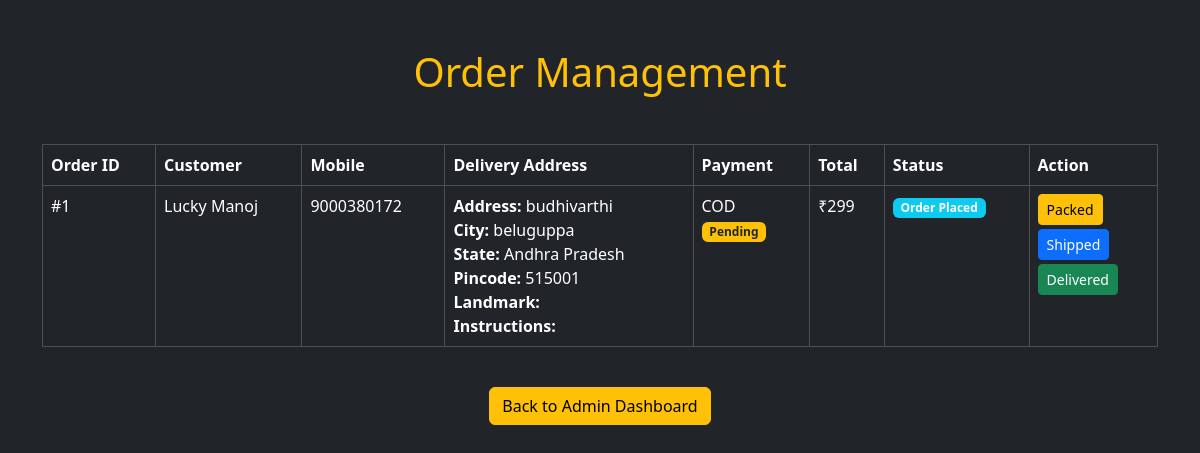
Screenshot of /orders (signed in) with the database file from the repository.
### app.py (models this page shows)
class Order(db.Model):
    __tablename__ = "order"
    id = db.Column(
        db.Integer,
        primary_key=True
    )
    user_id = db.Column(
        db.Integer,
        nullable=False
    )
    fullname = db.Column(
        db.String(150),
        nullable=False
    )
    mobile = db.Column(
        db.String(20),
        nullable=False
    )
    address = db.Column(
        db.Text,
        nullable=False
    )
    city = db.Column(
        db.String(100),
        nullable=False
    )
    state = db.Column(
        db.String(100),
        nullable=False
    )
    pincode = db.Column(
        db.String(20),
        nullable=False
    )
    landmark = db.Column(
        db.String(200)
    )
    instructions = db.Column(
        db.Text
    )
    total = db.Column(
        db.Integer,
        nullable=False
    )
    status = db.Column(
        db.String(50),
        default="Order Placed"
    )
    payment_method = db.Column(
        db.String(50),
        nullable=False
    )
    payment_status = db.Column(
        db.String(50),
        default="Pending"
    )
    payment_id = db.Column(
        db.String(200)
    )
    created_at = db.Column(
        db.DateTime,
        default=datetime.utcnow
    )

### app.py (the view)
@app.route('/orders')
@login_required
def orders():
    if not current_user.is_admin:
        return redirect(url_for('home'))
    orders = Order.query.order_by(Order.created_at.desc()).all()
    return render_template(
        'orders.html',
        orders=orders
    )

### app.py (called while the page is built)
@login_manager.user_loader
def load_user(user_id):
    return User.query.get(int(user_id))

### templates/orders.html (shortened to what this page needs)
<!DOCTYPE html>
<html lang="en">
<head>
    <link href="https://cdn.jsdelivr.net/npm/bootstrap@5.3.3/dist/css/bootstrap.min.css"
          rel="stylesheet">
</head>
<body class="bg-dark text-white">
<div class="container py-5">
    <h1 class="text-warning text-center mb-5">
        Order Management
    </h1>
    {% if orders %}
        <div class="table-responsive">
            <table class="table table-dark table-bordered table-hover">
                <thead>
                    <tr>
                        <th>Order ID</th>
                        <th>Customer</th>
                        <th>Mobile</th>
                        <th>Delivery Address</th>
                        <th>Payment</th>
                        <th>Total</th>
                        <th>Status</th>
                        <th>Action</th>
                    </tr>
                </thead>
                <tbody>
                            {% for order in orders %}
                        <tr>
                            <td>#{{ order.id }}</td>
                        <td>
                            {{ order.fullname }}
                        </td>
                        <td>
                            {{ order.mobile }}
                        </td>
                        <td>
                                <strong>Address:</strong>
                            {{ order.address }}
                        <br>
                                <strong>City:</strong>
                            {{ order.city }}
                        <br>
                                <strong>State:</strong>
                            {{ order.state }}
                        <br>
                                <strong>Pincode:</strong>
                            {{ order.pincode }}
                        <br>
                                <strong>Landmark:</strong>
                        <br>
                                <strong>Instructions:</strong>
                        </td>
                        <td>
                            {{ order.payment_method }}
                        <br>
                            {% if order.payment_status == "Paid" %}
                        <span class="badge bg-success">
                                Paid
                        </span>
                            {% else %}
                        <span class="badge bg-warning text-dark">
                                Pending
                        </span>
                            {% endif %}
                        </td>
                        <td>
                            ₹{{ order.total }}
                        </td>
                        <td>
                        <span class="badge bg-info">
                            {{ order.status }}
                        </span>
                        </td>
                        <td>
                    <a href="/update_order/{{ order.id }}/Packed"
                        class="btn btn-warning btn-sm mb-1">
                            Packed
                    </a>
                    <br>
                    <a href="/update_order/{{ order.id }}/Shipped"
                        class="btn btn-primary btn-sm mb-1">
                            Shipped
                    </a>
                    <br>
                    <a href="/update_order/{{ order.id }}/Delivered"
                        class="btn btn-success btn-sm">
                            Delivered
                    </a>
                    </td>
                    </tr>
                            {% endfor %}
                </tbody>
            </table>
        </div>
    {% else %}
        <div class="text-center">
            <h3>No Orders Found</h3>
        </div>
    {% endif %}
    <div class="text-center mt-4">
        <a href="/admin"
           class="btn btn-warning">
            Back to Admin Dashboard
        </a>
    </div>
</div>
</body>
</html>

### rows the page displays
Order: id "1", fullname "Lucky Manoj", mobile "9000380172", address "budhivarthi", city "beluguppa", state "Andhra Pradesh", pincode "515001", payment_method "COD", payment_status "Pending", total "299", status "Order Placed"
